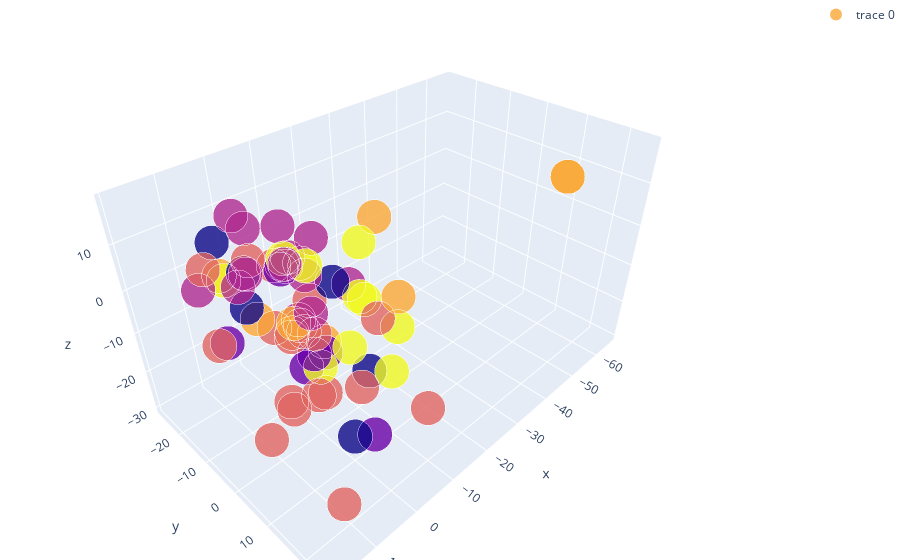

Write notebook code for a chart like this one.
### Code cell
interactive_cube(dist_matrix)

### Figure 1 — Plotly figure (JSON) as saved in the notebook; plotly's stock layout.template omitted (floating-point values rounded to 4 significant figures)
{"data": [{"legendgroup": "group", "marker": {"color": [4, 3, 2, 4, 4, 1, 3, 2, 1, 3, 5, 3, 0, 2, 2, 3, 0, 3, 1, 3, 4, 5, 3, 2, 3, 1, 5, 2, 5, 5, 4, 4, 5, 4, 5, 3, 0, 0, 3, 1, 4, 3, 3, 3, 2, 4, 0, 2, 2, 2, 3, 3, 1, 5, 2, 3, 5, 5, 5, 3, 2, 4, 2, 0, 3, 2], "line": {"color": "rgba(217, 217, 217, 0.14)", "width": 0.5}, "opacity": 0.8, "size": 12}, "mode": "markers", "showlegend": true, "text": ["Авиация 0", "Аграрная республика Равал 1", "Анакель 2", "Астромагнетика 3", "Атомолёт 4", "Всеобщий энгмор 5", "Жемчужина Горваса 6", "Зодчие 7", "ИИ 8", "Империя Мирсквэй 9", "Импульсное оружие 10", "Иркванская Империя 11", "Итхэльхам 12", "Кмоласа 13", "Кмоласса новый вариант 14", "Королевство Лихтддекхав 15", "Л-Вселенная 16", "Либсд'Цвиах 17", "Лилвомард 18", "ЛСГ 19", "Магнито-левитационный привод 20", "Метательное вооружение 21", "Молниеносная трансгеника 22", "Мэджет 23", "Новый текстовый документ 24", "Нулевая точка 25", "Огнестрельное 26", "Олирия 27", "Оружие массового поражения 28", "Падение Олирии 29", "Плазменное вооружение новое 30", "Плазменное вооружение 31", "Пневматическое вооружение 32", "Позитроника 33", "Протокол аннигиляция 34", "Псевдоорганика 35", "Риадрат 36", "Риалат 37", "Сальтрат 38", "Самостоятельные когнитивные единицы 39", "Связь 40", "Совет Колец 41", "Советская республика Куздеррт 42", "Советская республика Ложьдерт 43", "Спутник Мтабуитант'Уитал 44", "Строительство 45", "Сущность Энтропии 46", "Табакхатб 47", "Табомс 48", "Таскантан 49", "Тахмомадж 50", "Триумвират 51", "Туманная эра 52", "Холодное оружие 53", "Цеза 54", "Церковь первоцвета 55", "Электродуговое вооружение 56", "Электромагнитное вооружение 57", "Электрохимическое вооружение 58", "Энгмор 59", "Энекийцы 60", "Энергетика 61", "Энтакпит 62", "Энтропия 63", "Южная война 64", "Яусита 65"], "type": "scatter3d", "x": [7.602, 3.236, -9.524, -0.8864, 13.75, 5.97, 2.345, 4.419, 18.21, 12.45, 14.08, 5.66, 13.41, -1.892, 1.123, 0.2153, -3.356, 5.029, 3.925, 3.276, 13.26, -3.48, -3.902, -2.846, 12.53, 7.411, 0.7751, -3.499, -3.573, -2.963, -65.11, -65.11, -0.4098, 7.755, -1.403, 15.76, 12.08, 10.64, 5.766, 14.27, -8.793, -0.07564, -13.0, -16.52, -2.04, 2.635, -3.557, -6.254, 14.1, -8.706, -0.2937, 2.156, -0.6125, -5.024, 5.187, 10.37, -4.255, 3.951, -8.165, -5.676, -0.8145, -2.976, -1.585, 5.841, -1.48, -1.433], "y": [13.29, -4.965, -0.7972, -7.637, -4.492, 11.3, -0.2955, 2.374, 2.975, 21.62, -2.614, -0.4617, -5.489, -26.13, -16.96, -2.502, 11.17, -4.57, 2.548, 6.707, 4.369, -6.83, 24.9, -1.973, 1.547, 24.15, 15.27, -12.69, 16.71, 6.643, 8.985, 8.985, 0.8231, 5.033, 11.7, -5.024, -0.4522, -2.397, 19.64, 19.83, 7.53, -0.2175, -27.07, -22.62, -10.5, -1.892, 2.071, -9.729, -12.26, -18.43, -10.62, -15.14, -8.989, -7.526, -14.9, -16.78, 17.44, -0.8435, 4.141, 11.21, -1.205, 18.93, -8.945, 17.37, -2.116, -23.17], "z": [5.427, -23.83, 0.5001, 5.354, 11.99, 0.9432, -2.218, 1.742, 5.267, -21.98, 12.18, -20.91, 17.59, 7.79, 10.09, -6.19, -9.244, -3.683, -9.332, -13.13, 7.978, 5.164, -8.959, 12.9, -22.29, -7.017, 10.96, 10.44, -5.912, -6.321, 6.214, 6.214, -13.13, 2.363, 8.456, -1.666, 6.932, 12.05, -1.146, 11.08, 18.44, 2.047, -29.96, -28.43, 3.856, -2.505, 5.473, -0.309, 5.287, -1.383, 4.313, 4.436, 4.113, 3.512, 0.0918, 5.611, 3.864, 12.43, 12.38, 1.378, -1.763, 11.42, 4.837, -14.13, -23.36, -4.3]}], "layout": {"margin": {"b": 0, "l": 0, "r": 0, "t": 0}}}
